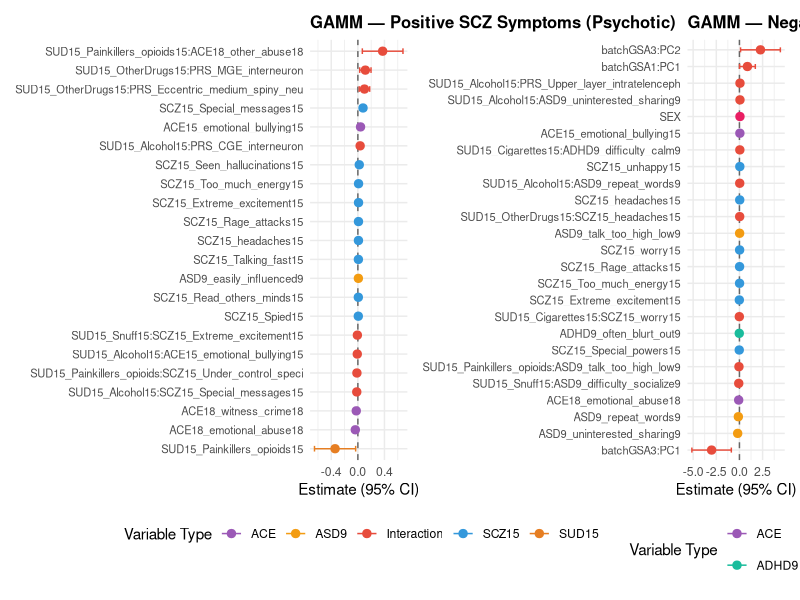
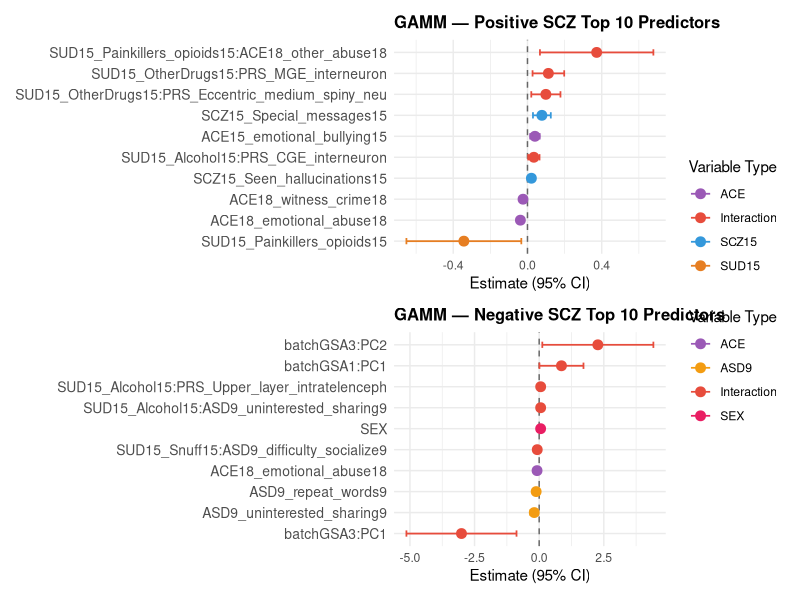
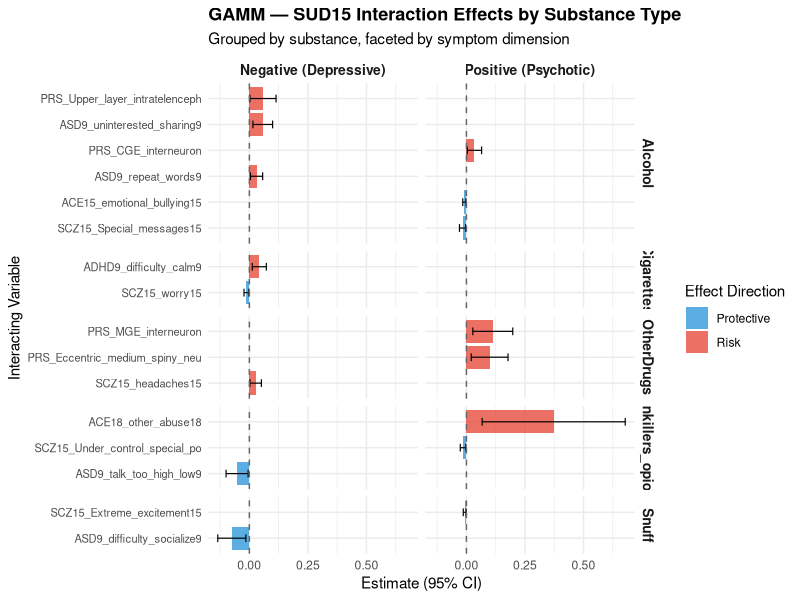
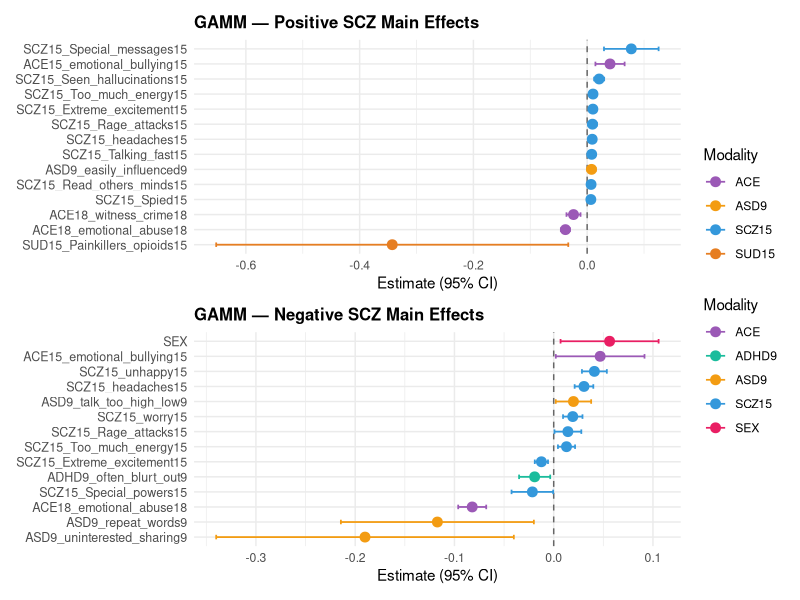

R code for these plots, in order:
## Forest plots and interaction bar plots for GLMM significant coefficients
## Author: Silpa Soni Nallacheruvu
## Date: 2026-05-06

library(ggplot2)
library(dplyr)
library(tidyr)
library(patchwork)
library(stringr)
library(readr)

# ── Load coefficient tables ──
pos_coefs <- read_csv("GAMM_Pos_significant_table.csv")
neg_coefs <- read_csv("GAMM_Neg_significant_table.csv")

# Also load smooth terms for a combined view
pos_smooth <- tryCatch(read_csv("GAMM_Pos_smooth_terms.csv"), error = function(e) NULL)
neg_smooth <- tryCatch(read_csv("GAMM_Neg_smooth_terms.csv"), error = function(e) NULL)


# ── Helper: classify variables ──
classify_variable <- function(var_name) {
  if (grepl(":", var_name)) {
    return("Interaction")
  } else if (grepl("^SUD15", var_name)) {
    return("SUD15")
  } else if (grepl("^SCZ15", var_name)) {
    return("SCZ15")
  } else if (grepl("^ACE", var_name)) {
    return("ACE")
  } else if (grepl("^PRS", var_name)) {
    return("PRS")
  } else if (grepl("^ADHD9", var_name)) {
    return("ADHD9")
  } else if (grepl("^ASD9", var_name)) {
    return("ASD9")
  } else if (grepl("^SES", var_name)) {
    return("SES")
  } else if (grepl("^SEX", var_name)) {
    return("SEX")
  } else if (grepl("factor\\(batch\\)", var_name)) {
    return("Batch×PC")
  } else {
    return("Other")
  }
}

# ── Helper: clean variable names for display ──
clean_name <- function(var_name) {
  name <- var_name
  name <- gsub("factor\\(batch\\)", "batch", name)
  if (nchar(name) > 50) {
    parts <- strsplit(name, ":")[[1]]
    parts <- sapply(parts, function(p) {
      if (nchar(p) > 25) substr(p, 1, 25) else p
    })
    name <- paste(parts, collapse = ":")
  }
  return(name)
}

# ── Color palette for modality categories ──
category_colors <- c(
  "Interaction" = "#e74c3c",
  "SUD15" = "#e67e22",
  "SCZ15" = "#3498db",
  "ACE" = "#9b59b6",
  "PRS" = "#2ecc71",
  "ADHD9" = "#1abc9c",
  "ASD9" = "#f39c12",
  "SES" = "#95a5a6",
  "SEX" = "#e91e63",
  "Batch×PC" = "#607d8b",
  "Other" = "#bdc3c7"
)

# ── Prepare data for forest plot ──
prepare_forest_data <- function(coefs_df, model_tag) {
  df <- coefs_df %>%
    mutate(
      Model = model_tag,
      CI_lower = Estimate - 1.96 * `Std. Error`,
      CI_upper = Estimate + 1.96 * `Std. Error`,
      Category = sapply(Variable, classify_variable),
      Display_name = sapply(Variable, clean_name)
    ) %>%
    arrange(Estimate)
  df$Display_name <- factor(df$Display_name, levels = df$Display_name)
  return(df)
}

pos_forest <- prepare_forest_data(pos_coefs, "Positive (Psychotic)")
neg_forest <- prepare_forest_data(neg_coefs, "Negative (Depressive)")


# ══════════════════════════════════════════
# 1. SIDE-BY-SIDE FOREST PLOTS (all significant)
# ══════════════════════════════════════════

make_forest_plot <- function(df, title) {
  ggplot(df, aes(x = Estimate, y = Display_name, color = Category)) +
    geom_vline(xintercept = 0, linetype = "dashed", color = "gray40") +
    geom_errorbarh(aes(xmin = CI_lower, xmax = CI_upper),
                   height = 0.3, linewidth = 0.5) +
    geom_point(size = 2.5) +
    scale_color_manual(values = category_colors) +
    labs(
      title = title,
      x = "Estimate (95% CI)",
      y = NULL,
      color = "Variable Type"
    ) +
    theme_minimal() +
    theme(
      axis.text.y = element_text(size = 8),
      plot.title = element_text(size = 12, face = "bold"),
      legend.position = "bottom"
    )
}

p_pos <- make_forest_plot(pos_forest, "GAMM — Positive SCZ Symptoms (Psychotic)")
p_neg <- make_forest_plot(neg_forest, "GAMM — Negative SCZ Symptoms (Depressive)")

combined_forest <- p_pos + p_neg +
  plot_layout(guides = "collect") &
  theme(legend.position = "bottom")

ggsave("GAMM_forest_plots_side_by_side.png", combined_forest,
       width = 20, height = 12, dpi = 300)
cat("Saved: GAMM_forest_plots_side_by_side.png\n")


# ══════════════════════════════════════════
# 2. TOP 10 TERMS FOREST PLOT
# ══════════════════════════════════════════

make_top_forest <- function(df, title, n = 10) {
  top_df <- df %>%
    arrange(desc(abs(Estimate))) %>%
    head(n) %>%
    arrange(Estimate)
  top_df$Display_name <- factor(top_df$Display_name, levels = top_df$Display_name)
  
  ggplot(top_df, aes(x = Estimate, y = Display_name, color = Category)) +
    geom_vline(xintercept = 0, linetype = "dashed", color = "gray40") +
    geom_errorbarh(aes(xmin = CI_lower, xmax = CI_upper),
                   height = 0.3, linewidth = 0.6) +
    geom_point(size = 3) +
    scale_color_manual(values = category_colors) +
    labs(
      title = title,
      x = "Estimate (95% CI)",
      y = NULL,
      color = "Variable Type"
    ) +
    theme_minimal() +
    theme(
      axis.text.y = element_text(size = 10),
      plot.title = element_text(size = 12, face = "bold"),
      legend.position = "right"
    )
}

p_top_pos <- make_top_forest(pos_forest, "GAMM — Positive SCZ Top 10 Predictors")
p_top_neg <- make_top_forest(neg_forest, "GAMM — Negative SCZ Top 10 Predictors")

combined_top <- p_top_pos / p_top_neg +
  plot_layout(guides = "collect") &
  theme(legend.position = "right")

ggsave("GAMM_top10_forest_plots.png", combined_top,
       width = 14, height = 12, dpi = 300)
cat("Saved: GAMM_top10_forest_plots.png\n")


# ══════════════════════════════════════════
# 3. INTERACTION EFFECTS GROUPED BY SUBSTANCE
# ══════════════════════════════════════════

extract_substance <- function(var_name) {
  if (!grepl("^SUD15_", var_name) || !grepl(":", var_name)) return(NA)
  sub_part <- strsplit(var_name, ":")[[1]][1]
  sub_part <- gsub("^SUD15_", "", sub_part)
  sub_part <- gsub("15$", "", sub_part)
  return(sub_part)
}

extract_interacting_modality <- function(var_name) {
  if (!grepl(":", var_name)) return(NA)
  parts <- strsplit(var_name, ":")[[1]]
  return(parts[2])
}

prepare_interaction_data <- function(coefs_df, model_tag) {
  df <- coefs_df %>%
    filter(grepl("^SUD15_.*:", Variable)) %>%
    mutate(
      Model = model_tag,
      Substance = sapply(Variable, extract_substance),
      Interacting_with = sapply(Variable, extract_interacting_modality),
      CI_lower = Estimate - 1.96 * `Std. Error`,
      CI_upper = Estimate + 1.96 * `Std. Error`,
      Direction = ifelse(Estimate > 0, "Risk", "Protective")
    )
  return(df)
}

pos_interactions <- prepare_interaction_data(pos_coefs, "Positive (Psychotic)")
neg_interactions <- prepare_interaction_data(neg_coefs, "Negative (Depressive)")
all_interactions <- bind_rows(pos_interactions, neg_interactions)

if (nrow(all_interactions) > 0) {
  all_interactions$Interacting_short <- sapply(all_interactions$Interacting_with, function(x) {
    if (nchar(x) > 30) substr(x, 1, 30) else x
  })
  
  p_interactions <- ggplot(all_interactions,
                           aes(x = reorder(Interacting_short, Estimate),
                               y = Estimate, fill = Direction)) +
    geom_bar(stat = "identity", alpha = 0.8) +
    geom_errorbar(aes(ymin = CI_lower, ymax = CI_upper),
                  width = 0.3, linewidth = 0.4) +
    coord_flip() +
    facet_grid(Substance ~ Model, scales = "free_y", space = "free_y") +
    scale_fill_manual(values = c("Risk" = "#e74c3c", "Protective" = "#3498db")) +
    geom_hline(yintercept = 0, linetype = "dashed", color = "gray40") +
    labs(
      title = "GAMM — SUD15 Interaction Effects by Substance Type",
      subtitle = "Grouped by substance, faceted by symptom dimension",
      x = "Interacting Variable",
      y = "Estimate (95% CI)",
      fill = "Effect Direction"
    ) +
    theme_minimal() +
    theme(
      axis.text.y = element_text(size = 8),
      strip.text = element_text(size = 10, face = "bold"),
      plot.title = element_text(size = 13, face = "bold")
    )
  
  ggsave("GAMM_interaction_effects_by_substance.png", p_interactions,
         width = 16, height = 10, dpi = 300)
  cat("Saved: GAMM_interaction_effects_by_substance.png\n")
}


# ══════════════════════════════════════════
# 4. MAIN EFFECTS ONLY (excluding interactions)
# ══════════════════════════════════════════

make_main_effects_plot <- function(df, title) {
  main_df <- df %>% filter(Category != "Interaction")
  
  if (nrow(main_df) == 0) {
    cat(sprintf("  No main effects to plot for: %s\n", title))
    return(NULL)
  }
  
  main_df <- main_df %>% arrange(Estimate)
  main_df$Display_name <- factor(main_df$Display_name, levels = main_df$Display_name)
  
  ggplot(main_df, aes(x = Estimate, y = Display_name, color = Category)) +
    geom_vline(xintercept = 0, linetype = "dashed", color = "gray40") +
    geom_errorbarh(aes(xmin = CI_lower, xmax = CI_upper),
                   height = 0.3, linewidth = 0.6) +
    geom_point(size = 3) +
    scale_color_manual(values = category_colors) +
    labs(
      title = title,
      x = "Estimate (95% CI)",
      y = NULL,
      color = "Modality"
    ) +
    theme_minimal() +
    theme(
      axis.text.y = element_text(size = 9),
      plot.title = element_text(size = 12, face = "bold"),
      legend.position = "right"
    )
}

p_main_pos <- make_main_effects_plot(pos_forest, "GAMM — Positive SCZ Main Effects")
p_main_neg <- make_main_effects_plot(neg_forest, "GAMM — Negative SCZ Main Effects")

if (!is.null(p_main_pos) && !is.null(p_main_neg)) {
  combined_main <- p_main_pos / p_main_neg +
    plot_layout(guides = "collect") &
    theme(legend.position = "right")
  
  ggsave("GAMM_main_effects_forest.png", combined_main,
         width = 14, height = 12, dpi = 300)
  cat("Saved: GAMM_main_effects_forest.png\n")
}


# ══════════════════════════════════════════
# 5. SHARED vs UNIQUE PREDICTORS
# ══════════════════════════════════════════

pos_vars <- pos_coefs$Variable
neg_vars <- neg_coefs$Variable

shared <- intersect(pos_vars, neg_vars)
pos_only <- setdiff(pos_vars, neg_vars)
neg_only <- setdiff(neg_vars, pos_vars)

cat("\n═══════════════════════════════════════\n")
cat("  GAMM — Shared vs Unique Significant Predictors\n")
cat("═══════════════════════════════════════\n")
cat(sprintf("  Positive only: %d terms\n", length(pos_only)))
cat(sprintf("  Negative only: %d terms\n", length(neg_only)))
cat(sprintf("  Shared:        %d terms\n", length(shared)))

if (length(shared) > 0) {
  cat("\n  Shared terms (direction comparison):\n")
  shared_comparison <- data.frame(Variable = shared)
  shared_comparison$Pos_Estimate <- sapply(shared, function(v) pos_coefs$Estimate[pos_coefs$Variable == v])
  shared_comparison$Neg_Estimate <- sapply(shared, function(v) neg_coefs$Estimate[neg_coefs$Variable == v])
  shared_comparison$Same_Direction <- ifelse(
    sign(shared_comparison$Pos_Estimate) == sign(shared_comparison$Neg_Estimate),
    "Same", "OPPOSITE"
  )
  
  for (j in seq_len(nrow(shared_comparison))) {
    row <- shared_comparison[j, ]
    cat(sprintf("    %s: Pos=%.4f, Neg=%.4f (%s)\n",
                row$Variable, row$Pos_Estimate, row$Neg_Estimate, row$Same_Direction))
  }
  
  write_csv(shared_comparison, "GAMM_shared_predictors_comparison.csv")
  cat("  Saved: GAMM_shared_predictors_comparison.csv\n")
}

# Save full summary
summary_df <- data.frame(
  Category = c("Positive only", "Negative only", "Shared"),
  Count = c(length(pos_only), length(neg_only), length(shared))
)
write_csv(summary_df, "GAMM_shared_unique_summary.csv")
cat("Saved: GAMM_shared_unique_summary.csv\n")
